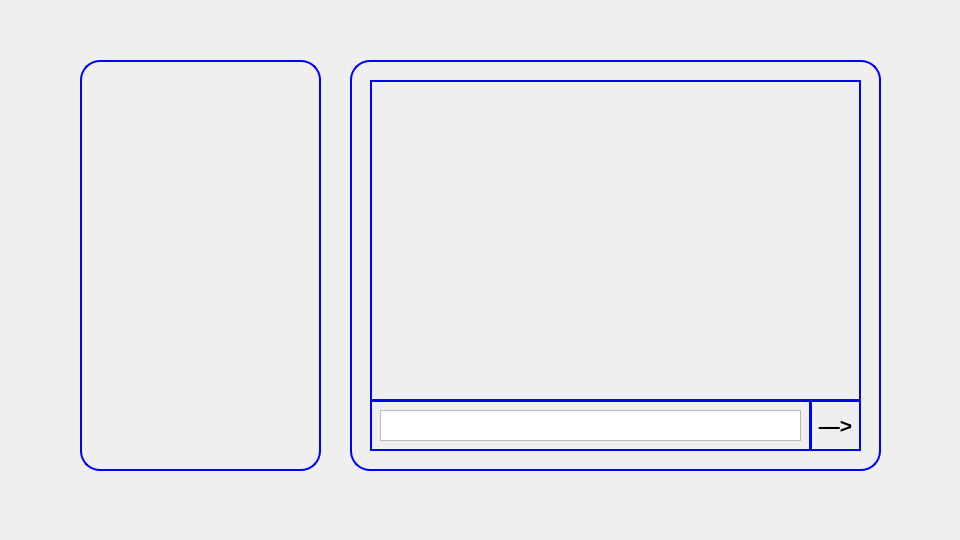
<?xml version="1.0" encoding="UTF-8"?>
<ui version="4.0">
 <class>Form</class>
 <widget class="QWidget" name="Form">
  <property name="geometry">
   <rect>
    <x>0</x>
    <y>0</y>
    <width>960</width>
    <height>540</height>
   </rect>
  </property>
  <property name="minimumSize">
   <size>
    <width>960</width>
    <height>540</height>
   </size>
  </property>
  <property name="maximumSize">
   <size>
    <width>960</width>
    <height>540</height>
   </size>
  </property>
  <property name="windowTitle">
   <string>Form</string>
  </property>
  <widget class="QLabel" name="label">
   <property name="geometry">
    <rect>
     <x>80</x>
     <y>60</y>
     <width>241</width>
     <height>411</height>
    </rect>
   </property>
   <property name="styleSheet">
    <string notr="true">border:2px solid blue;
border-radius:20px;</string>
   </property>
   <property name="text">
    <string/>
   </property>
  </widget>
  <widget class="QLabel" name="label_2">
   <property name="geometry">
    <rect>
     <x>350</x>
     <y>60</y>
     <width>531</width>
     <height>411</height>
    </rect>
   </property>
   <property name="styleSheet">
    <string notr="true">border:2px solid blue;
border-radius:20px;</string>
   </property>
   <property name="text">
    <string/>
   </property>
  </widget>
  <widget class="QLabel" name="label_3">
   <property name="geometry">
    <rect>
     <x>370</x>
     <y>80</y>
     <width>491</width>
     <height>321</height>
    </rect>
   </property>
   <property name="styleSheet">
    <string notr="true">border:2px solid blue;
</string>
   </property>
   <property name="text">
    <string/>
   </property>
  </widget>
  <widget class="QLabel" name="label_4">
   <property name="geometry">
    <rect>
     <x>370</x>
     <y>400</y>
     <width>441</width>
     <height>51</height>
    </rect>
   </property>
   <property name="styleSheet">
    <string notr="true">border:2px solid blue;
</string>
   </property>
   <property name="text">
    <string/>
   </property>
  </widget>
  <widget class="QLabel" name="label_5">
   <property name="geometry">
    <rect>
     <x>810</x>
     <y>400</y>
     <width>51</width>
     <height>51</height>
    </rect>
   </property>
   <property name="styleSheet">
    <string notr="true">border:2px solid blue;
</string>
   </property>
   <property name="text">
    <string/>
   </property>
  </widget>
  <widget class="QPlainTextEdit" name="plainTextEdit_Input">
   <property name="geometry">
    <rect>
     <x>380</x>
     <y>410</y>
     <width>421</width>
     <height>31</height>
    </rect>
   </property>
  </widget>
  <widget class="QPushButton" name="pushButton_Send">
   <property name="geometry">
    <rect>
     <x>810</x>
     <y>400</y>
     <width>51</width>
     <height>51</height>
    </rect>
   </property>
   <property name="font">
    <font>
     <pointsize>16</pointsize>
     <bold>true</bold>
    </font>
   </property>
   <property name="styleSheet">
    <string notr="true">background-color: transparent;
border:none;</string>
   </property>
   <property name="text">
    <string>—&gt;</string>
   </property>
  </widget>
 </widget>
 <resources/>
 <connections/>
</ui>
